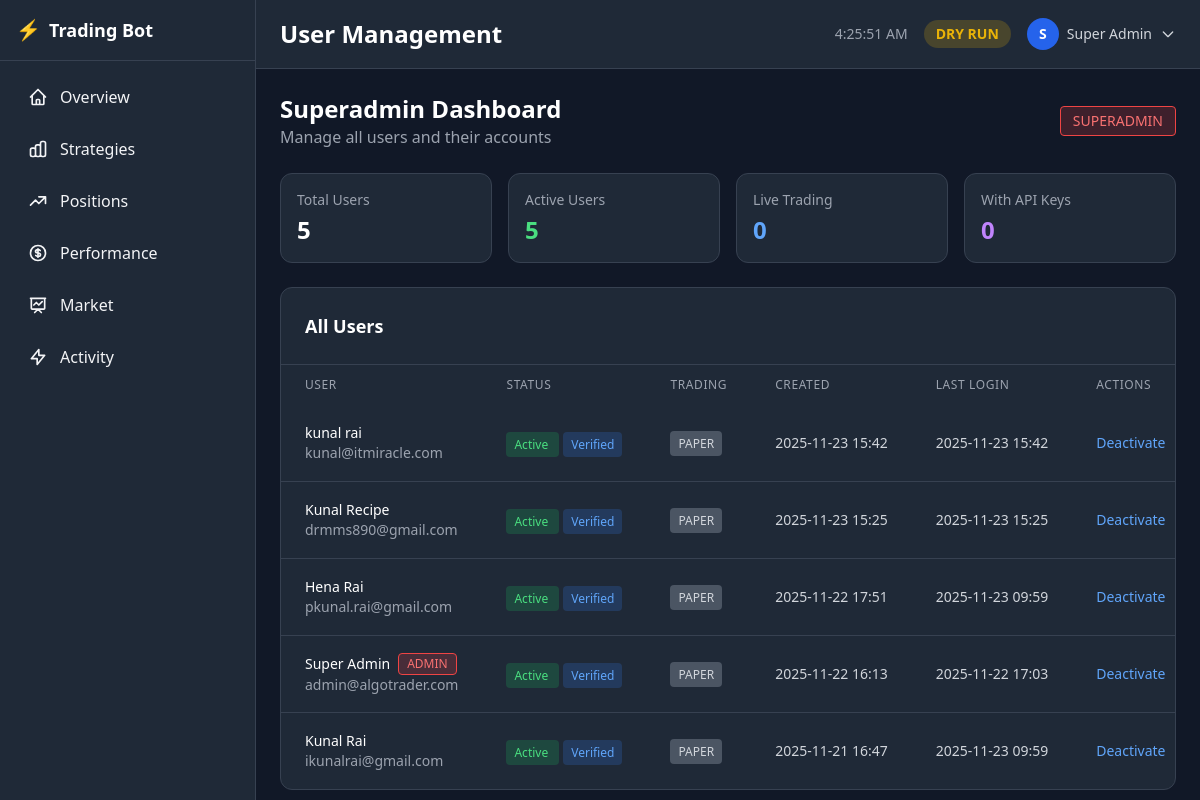
/auth/admin/users (signed in), run on the app's committed database.
### models.py (models this page shows, shortened)
class User(UserMixin, db.Model):
    __tablename__ = 'users'
    id = db.Column(db.Integer, primary_key=True)
    email = db.Column(db.String(120), unique=True, nullable=False, index=True)
    password_hash = db.Column(db.String(256), nullable=True)  # Nullable for OAuth users
    name = db.Column(db.String(100), nullable=True)
    google_id = db.Column(db.String(100), unique=True, nullable=True, index=True)
    avatar_url = db.Column(db.String(500), nullable=True)
    is_active = db.Column(db.Boolean, default=True)
    is_verified = db.Column(db.Boolean, default=False)
    is_superadmin = db.Column(db.Boolean, default=False)
    created_at = db.Column(db.DateTime, default=datetime.utcnow)
    updated_at = db.Column(db.DateTime, default=datetime.utcnow, onupdate=datetime.utcnow)
    last_login = db.Column(db.DateTime, nullable=True)
    profile = db.relationship('UserProfile', backref='user', uselist=False, cascade='all, delete-orphan')
    trading_pairs = db.relationship('UserTradingPair', backref='user', cascade='all, delete-orphan')

class UserProfile(db.Model):
    __tablename__ = 'user_profiles'
    id = db.Column(db.Integer, primary_key=True)
    user_id = db.Column(db.Integer, db.ForeignKey('users.id'), nullable=False, unique=True)
    trading_mode = db.Column(db.String(20), default='paper')  # 'paper' or 'live'
    coindcx_api_key_encrypted = db.Column(db.Text, nullable=True)
    coindcx_api_secret_encrypted = db.Column(db.Text, nullable=True)
    simulated_balance = db.Column(db.Float, default=1000.0)
    max_position_size_percent = db.Column(db.Float, default=10.0)
    leverage = db.Column(db.Integer, default=5)
    stop_loss_percent = db.Column(db.Float, default=2.0)
    take_profit_percent = db.Column(db.Float, default=4.0)
    max_open_positions = db.Column(db.Integer, default=3)
    enable_notifications = db.Column(db.Boolean, default=True)
    default_strategy = db.Column(db.String(50), default='combined')
    created_at = db.Column(db.DateTime, default=datetime.utcnow)
    updated_at = db.Column(db.DateTime, default=datetime.utcnow, onupdate=datetime.utcnow)
    @property
    def coindcx_api_key(self) -> str:
        """Decrypt and return the CoinDCX API key"""
        return decrypt_api_key(self.coindcx_api_key_encrypted) if self.coindcx_api_key_encrypted else ""
    @property
    def coindcx_api_secret(self) -> str:
        """Decrypt and return the CoinDCX API secret"""
        return decrypt_api_key(self.coindcx_api_secret_encrypted) if self.coindcx_api_secret_encrypted else ""
    @property
    def has_api_keys(self) -> bool:
        return bool(self.coindcx_api_key_encrypted and self.coindcx_api_secret_encrypted)

### auth.py (the view)
@auth_bp.route('/admin/users')
@superadmin_required
def admin_users():
    users = User.query.order_by(User.created_at.desc()).all()
    users_data = []
    for user in users:
        users_data.append({
            'id': user.id,
            'email': user.email,
            'name': user.name or 'N/A',
            'is_active': user.is_active,
            'is_verified': user.is_verified,
            'is_superadmin': user.is_superadmin,
            'trading_mode': user.profile.trading_mode if user.profile else 'N/A',
            'has_api_keys': user.profile.has_api_keys if user.profile else False,
            'created_at': user.created_at.strftime('%Y-%m-%d %H:%M'),
            'last_login': user.last_login.strftime('%Y-%m-%d %H:%M') if user.last_login else 'Never',
        })
    return render_template('auth/admin_users.html', users=users_data)

### templates/auth/admin_users.html (shortened to what this page needs)
{% extends "base.html" %}
{% block page_title %}User Management{% endblock %}
{% block content %}
<div class="max-w-7xl mx-auto space-y-6">
    <div class="flex items-center justify-between">
        <div>
            <h2 class="text-2xl font-bold text-white">Superadmin Dashboard</h2>
            <p class="text-gray-400">Manage all users and their accounts</p>
        </div>
        <div class="flex items-center gap-2">
            <span class="px-3 py-1 bg-red-500 bg-opacity-20 border border-red-500 rounded text-red-400 text-sm font-medium">
                SUPERADMIN
            </span>
        </div>
    </div>
    <div class="grid grid-cols-1 md:grid-cols-4 gap-4">
        <div class="bg-gray-800 rounded-xl p-4 border border-gray-700">
            <div class="text-gray-400 text-sm mb-1">Total Users</div>
            <div class="text-2xl font-bold text-white">{{ users|length }}</div>
        </div>
        <div class="bg-gray-800 rounded-xl p-4 border border-gray-700">
            <div class="text-gray-400 text-sm mb-1">Active Users</div>
            <div class="text-2xl font-bold text-green-400">{{ users|selectattr('is_active')|list|length }}</div>
        </div>
        <div class="bg-gray-800 rounded-xl p-4 border border-gray-700">
            <div class="text-gray-400 text-sm mb-1">Live Trading</div>
            <div class="text-2xl font-bold text-blue-400">{{ users|selectattr('trading_mode', 'equalto', 'live')|list|length }}</div>
        </div>
        <div class="bg-gray-800 rounded-xl p-4 border border-gray-700">
            <div class="text-gray-400 text-sm mb-1">With API Keys</div>
            <div class="text-2xl font-bold text-purple-400">{{ users|selectattr('has_api_keys')|list|length }}</div>
        </div>
    </div>
    <div class="bg-gray-800 rounded-xl border border-gray-700 overflow-hidden">
        <div class="p-6 border-b border-gray-700">
            <h3 class="text-lg font-bold text-white">All Users</h3>
        </div>
        <div class="overflow-x-auto">
            <table class="w-full">
                <thead class="bg-gray-750">
                    <tr>
                        <th class="px-6 py-3 text-left text-xs font-medium text-gray-400 uppercase tracking-wider">User</th>
                        <th class="px-6 py-3 text-left text-xs font-medium text-gray-400 uppercase tracking-wider">Status</th>
                        <th class="px-6 py-3 text-left text-xs font-medium text-gray-400 uppercase tracking-wider">Trading</th>
                        <th class="px-6 py-3 text-left text-xs font-medium text-gray-400 uppercase tracking-wider">Created</th>
                        <th class="px-6 py-3 text-left text-xs font-medium text-gray-400 uppercase tracking-wider">Last Login</th>
                        <th class="px-6 py-3 text-left text-xs font-medium text-gray-400 uppercase tracking-wider">Actions</th>
                    </tr>
                </thead>
                <tbody class="divide-y divide-gray-700">
                    {% for user in users %}
                    <tr class="hover:bg-gray-750 transition" data-user-id="{{ user.id }}">
                        <td class="px-6 py-4 whitespace-nowrap">
                            <div class="flex items-center">
                                <div>
                                    <div class="text-sm font-medium text-white flex items-center gap-2">
                                        {{ user.name }}
                                        {% if user.is_superadmin %}
                                        <span class="px-2 py-0.5 bg-red-500 bg-opacity-20 border border-red-500 rounded text-red-400 text-xs">ADMIN</span>
                                        {% endif %}
                                    </div>
                                    <div class="text-sm text-gray-400">{{ user.email }}</div>
                                </div>
                            </div>
                        </td>
                        <td class="px-6 py-4 whitespace-nowrap">
                            <span class="px-2 py-1 text-xs rounded {% if user.is_active %}bg-green-500 bg-opacity-20 text-green-400{% else %}bg-red-500 bg-opacity-20 text-red-400{% endif %}">
                                {% if user.is_active %}Active{% else %}Inactive{% endif %}
                            </span>
                            {% if user.is_verified %}
                            <span class="px-2 py-1 text-xs rounded bg-blue-500 bg-opacity-20 text-blue-400 ml-1">Verified</span>
                            {% endif %}
                        </td>
                        <td class="px-6 py-4 whitespace-nowrap">
                            <div class="text-sm">
                                <span class="px-2 py-1 text-xs rounded {% if user.trading_mode == 'live' %}bg-orange-500 bg-opacity-20 text-orange-400{% else %}bg-gray-600 text-gray-300{% endif %}">
                                    {{ user.trading_mode|upper }}
                                </span>
                            </div>
                        </td>
                        <td class="px-6 py-4 whitespace-nowrap text-sm text-gray-300">
                            {{ user.created_at }}
                        </td>
                        <td class="px-6 py-4 whitespace-nowrap text-sm text-gray-300">
                            {{ user.last_login }}
                        </td>
                        <td class="px-6 py-4 whitespace-nowrap text-sm font-medium">
                            <div class="flex items-center gap-2">
                                {% if not user.is_superadmin or user.id == current_user.id %}
                                <button onclick="toggleUserActive({{ user.id }})" class="text-blue-400 hover:text-blue-300">
                                    {% if user.is_active %}Deactivate{% else %}Activate{% endif %}
                                </button>
                                {% endif %}
                            </div>
                        </td>
                    </tr>
                    {% endfor %}
                </tbody>
            </table>
        </div>
    </div>
</div>
{% endblock %}

### templates/base.html (shortened to what this page needs)
<!DOCTYPE html>
<html lang="en">
<head>
    <script src="https://cdn.tailwindcss.com"></script>
</head>
<body class="bg-gray-900 text-gray-100">
    <div class="flex h-screen overflow-hidden">
        <aside class="sidebar bg-gray-800 w-64 flex-shrink-0 border-r border-gray-700 overflow-y-auto" id="sidebar">
            <div class="p-4 border-b border-gray-700 flex items-center justify-between">
                <h1 class="text-lg font-bold text-white flex items-center gap-2">
                    <span class="text-blue-500 text-xl">⚡</span>
                    <span>Trading Bot</span>
                </h1>
            </div>
            <nav class="p-3 space-y-1">
                <a href="/" class="sidebar-link flex items-center gap-3 px-3 py-3 rounded-lg border-l-4 border-transparent {% if request.path == '/' %}active{% endif %}" onclick="closeSidebarOnMobile()">
                    <svg class="w-5 h-5" fill="none" stroke="currentColor" viewBox="0 0 24 24">
                        <path stroke-linecap="round" stroke-linejoin="round" stroke-width="2" d="M3 12l2-2m0 0l7-7 7 7M5 10v10a1 1 0 001 1h3m10-11l2 2m-2-2v10a1 1 0 01-1 1h-3m-6 0a1 1 0 001-1v-4a1 1 0 011-1h2a1 1 0 011 1v4a1 1 0 001 1m-6 0h6"></path>
                    </svg>
                    <span class="font-medium">Overview</span>
                </a>
                <a href="/strategies" class="sidebar-link flex items-center gap-3 px-3 py-3 rounded-lg border-l-4 border-transparent {% if request.path == '/strategies' %}active{% endif %}" onclick="closeSidebarOnMobile()">
                    <span class="font-medium">Strategies</span>
                </a>
                <a href="/positions" class="sidebar-link flex items-center gap-3 px-3 py-3 rounded-lg border-l-4 border-transparent {% if request.path == '/positions' %}active{% endif %}" onclick="closeSidebarOnMobile()">
                    <svg class="w-5 h-5" fill="none" stroke="currentColor" viewBox="0 0 24 24">
                        <path stroke-linecap="round" stroke-linejoin="round" stroke-width="2" d="M13 7h8m0 0v8m0-8l-8 8-4-4-6 6"></path>
                    </svg>
                    <span class="font-medium">Positions</span>
                </a>
                <a href="/performance" class="sidebar-link flex items-center gap-3 px-3 py-3 rounded-lg border-l-4 border-transparent {% if request.path == '/performance' %}active{% endif %}" onclick="closeSidebarOnMobile()">
                    <span class="font-medium">Performance</span>
                </a>
                <a href="/market" class="sidebar-link flex items-center gap-3 px-3 py-3 rounded-lg border-l-4 border-transparent {% if request.path == '/market' %}active{% endif %}" onclick="closeSidebarOnMobile()">
                    <svg class="w-5 h-5" fill="none" stroke="currentColor" viewBox="0 0 24 24">
                        <path stroke-linecap="round" stroke-linejoin="round" stroke-width="2" d="M7 12l3-3 3 3 4-4M8 21l4-4 4 4M3 4h18M4 4h16v12a1 1 0 01-1 1H5a1 1 0 01-1-1V4z"></path>
                    </svg>
                    <span class="font-medium">Market</span>
                </a>
                <a href="/activity" class="sidebar-link flex items-center gap-3 px-3 py-3 rounded-lg border-l-4 border-transparent {% if request.path == '/activity' %}active{% endif %}" onclick="closeSidebarOnMobile()">
                    <svg class="w-5 h-5" fill="none" stroke="currentColor" viewBox="0 0 24 24">
                        <path stroke-linecap="round" stroke-linejoin="round" stroke-width="2" d="M13 10V3L4 14h7v7l9-11h-7z"></path>
                    </svg>
                    <span class="font-medium">Activity</span>
                </a>
            </nav>
        </aside>
        <div class="flex-1 flex flex-col overflow-hidden w-full">
            <header class="bg-gray-800 border-b border-gray-700 px-3 md:px-6 py-3 flex items-center justify-between gap-2">
                <div class="flex-1 min-w-0">
                    <h2 class="text-lg md:text-2xl font-bold text-white truncate">{% block page_title %}Dashboard{% endblock %}</h2>
                </div>
                <div class="flex items-center gap-2 md:gap-4 flex-shrink-0">
                    <div class="hidden sm:block text-sm text-gray-400">
                        <span id="current-time"></span>
                    </div>
                    <div id="top-trading-mode-badge" class="px-2 md:px-3 py-1 rounded-full text-xs md:text-sm font-semibold bg-yellow-500 bg-opacity-20 text-yellow-500 whitespace-nowrap">
                    </div>
                    {% if current_user.is_authenticated %}
                    <div class="relative" x-data="{ open: false }">
                        <button onclick="toggleProfileMenu()" class="flex items-center gap-2 text-gray-300 hover:text-white">
                            {% if current_user.avatar_url %}
                                <img src="{{ current_user.avatar_url }}" alt="Avatar" class="w-8 h-8 rounded-full">
                            {% else %}
                                <div class="w-8 h-8 rounded-full bg-blue-600 flex items-center justify-center text-sm font-bold text-white">
                                    {{ (current_user.name or current_user.email)[0].upper() }}
                                </div>
                            {% endif %}
                            <span class="hidden md:inline text-sm">{{ current_user.name or current_user.email.split('@')[0] }}</span>
                            <svg class="w-4 h-4" fill="none" stroke="currentColor" viewBox="0 0 24 24">
                                <path stroke-linecap="round" stroke-linejoin="round" stroke-width="2" d="M19 9l-7 7-7-7"></path>
                            </svg>
                        </button>
                    </div>
                    {% endif %}
                </div>
            </header>
            <main class="main-content flex-1 overflow-y-auto bg-gray-900 p-3 md:p-6">
                {% block content %}{% endblock %}
            </main>
        </div>
    </div>
</body>
</html>

### data on the page
User: name "S", name "Super Admin", name "Super Admin", email "admin@algotrader.com"
User: name "kunal rai", email "kunal@itmiracle.com"
UserProfile: trading_mode "PAPER"
User: name "Kunal Recipe", email "drmms890@gmail.com"
UserProfile: trading_mode "PAPER"
User: name "Hena Rai", email "pkunal.rai@gmail.com"
UserProfile: trading_mode "PAPER"
UserProfile: trading_mode "PAPER"
User: name "Kunal Rai", email "ikunalrai@gmail.com"
UserProfile: trading_mode "PAPER"

### other printed values
{{ users|length }} "5"
{{ users|selectattr('is_active')|list|length }} "5"
{{ users|selectattr('trading_mode', 'equalto', 'live')|list|length }} "0"
{{ users|selectattr('has_api_keys')|list|length }} "0"
{{ user.created_at }} "2025-11-23 15:42" "2025-11-23 15:25" "2025-11-22 17:51" "2025-11-22 16:13" "2025-11-21 16:47"
{{ user.last_login }} "2025-11-23 15:42" "2025-11-23 15:25" "2025-11-23 09:59" "2025-11-22 17:03" "2025-11-23 09:59"
